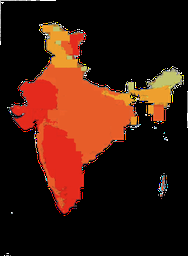
#> input picture extract/solar/india_solar_resource_map.png, 188 x 256 px, shrunk from 611 x 830 before the run, found by its file name
$ python solar_resource.py
#> lines starting #> are read from the running program, lines starting #| are printed output that depends on the picture
import cv2
import numpy as np
from collections import Counter
from matplotlib import pyplot as plt
import pandas as pd
from scipy.interpolate import griddata

def main():
    # 1. Load the image
    img = cv2.imread('extract/solar/india_solar_resource_map.png')
#> img is the input picture: shape (256, 188, 3); mean B, G, R 13.6, 25.5, 60.4
    img_rgb = cv2.cvtColor(img, cv2.COLOR_BGR2RGB)

    # 2. Manually define legend colors and their GHI values (from the legend bar)
    # These RGB values should be sampled from the legend in the image
    legend = {
        (255, 255, 153): 3.0,   # light yellow
        (255, 204, 102): 3.5,   # light orange
        (255, 153, 51): 4.0,    # orange
        (255, 102, 0): 4.5,     # dark orange
        (255, 51, 0): 5.0,      # red-orange
        (204, 0, 0): 5.5,       # red
        (153, 0, 0): 6.0,       # dark red
        (67, 67, 67): np.nan,       # dark red
    }

    # 3. Function to find closest legend color
    def closest_color(pixel, legend_colors):
        color, dist = min(
            ((color, np.linalg.norm(np.array(pixel) - np.array(color))) for color in legend_colors),
            key=lambda t: t[1]
        )
        return color, dist

    # 4. Classify each pixel
    height, width, _ = img_rgb.shape
#> height = 256; width = 188
    output = np.zeros((height, width))
    # Create a 5x5 kernel for averaging
    kernel = np.ones((5, 5), np.float32) / 25

    # Apply convolution to smooth the image
    smoothed = cv2.filter2D(img_rgb, -1, kernel)
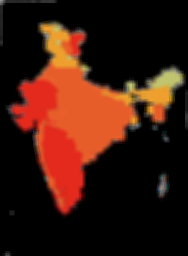
#> smoothed: shape (256, 188, 3); mean R, G, B 60.1, 25.3, 13.4

    # Map bounds (India, as per the map)
    min_lon, max_lon = 66.3, 98
    min_lat, max_lat = 2, 41

    # Process every 5th pixel for efficiency
    rows = []

    for y in range(0, height, 2):
        for x in range(0, width, 2):
            pixel = tuple(smoothed[y, x])
            color, dist = closest_color(pixel, legend.keys())
            ghi = legend[color]
            lon = min_lon + (x / (width - 1)) * (max_lon - min_lon)
            lat = max_lat - (y / (height - 1)) * (max_lat - min_lat)
            rows.append({'x': x, 'y': y, 'lat': lat, 'lon': lon, 'ghi': ghi})

    # Save as CSV
    df = pd.DataFrame(rows)
    df.to_csv('extract/solar/extracted_ghi_latlon.csv', index=False)

    # Optional: Visualize
    plt.scatter(df['lon'], df['lat'], c=df['ghi'], cmap='hot', s=1)
    plt.xlabel('Longitude')
    plt.ylabel('Latitude')
    plt.title('Extracted GHI (lat/lon)')
    plt.colorbar(label='GHI (kWh/m²/day)')
    plt.show()
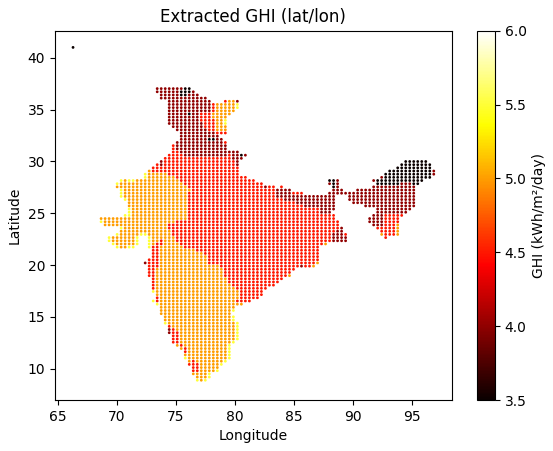
#> figure drawn by matplotlib, 2 panels

if __name__ == "__main__":
    main()
